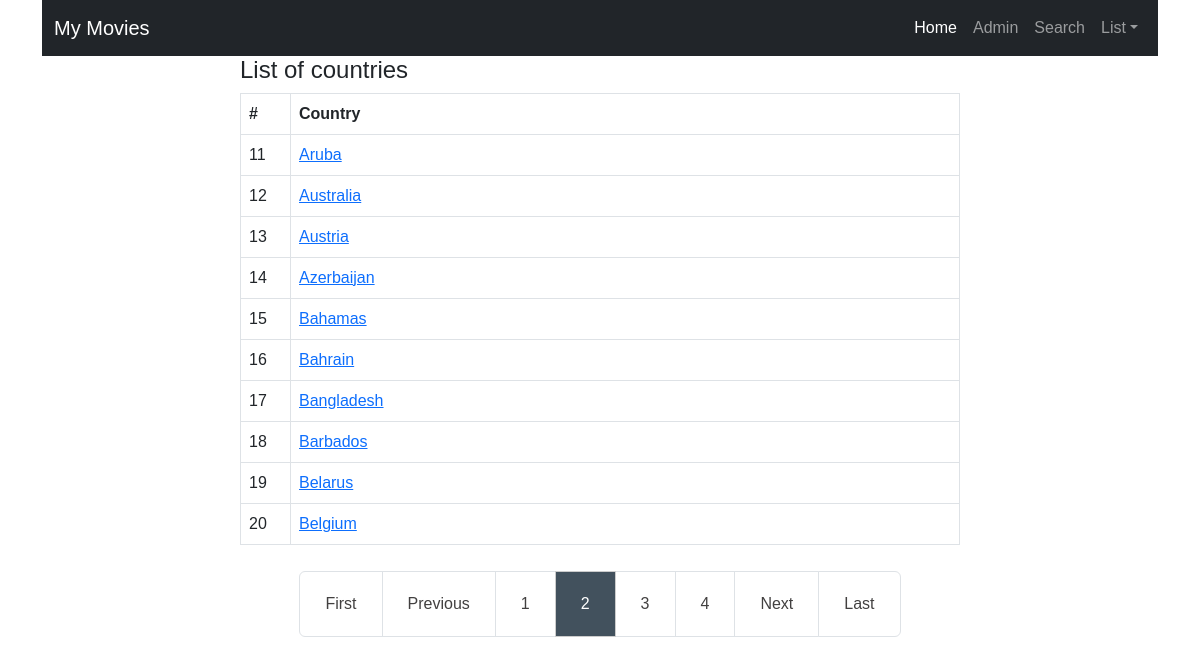
Page /movieapp/country_list/?page=2 on the committed database.
### movieapp/models.py (models this page shows, shortened)
class Country (models.Model):
    common = models.CharField(max_length=100)
    official = models.CharField(max_length=100)
    capital = models.CharField(max_length=100)
    region = models.CharField(max_length=100)
    subregion = models.CharField(max_length=100, null=True, blank=True)  # true ja blank on vajalik et kui andmevälio on tühi või o
    flag = models.CharField(max_length=255)
    map = models.CharField(max_length=255)
    def __str__(self):
        return self.common
    class Meta:
        ordering = ['common']
        verbose_name_plural = 'countries'

### movieapp/views.py (the view)
# urls.py: path('country_list/', views.CountryListView.as_view(), name='country_list'),  # Movie List View
class CountryListView(ListView):
    model = Country
    queryset = Country.objects.order_by("common")
    context_object_name = "countries"
    paginate_by = 10  # mitu rida lehel kuvab

### movieapp/templates/movieapp/country_list.html
{% extends "base.html" %}
{% block main %}
    <div class="container">
        <div class="row">
            <div class="col-8 mx-auto">
                <h4>List of countries</h4>
                <table class="table table-bordered">
                    <thead>
                    <tr>
                        <th style="width: 50px;">#</th>
                        <th>Country</th>
                    </tr>
                    </thead>
                    <tbody>
                    {% for country in countries %}
                        <tr>
                            <td>{{ page_obj.start_index|add:forloop.counter0 }}</td>
                            <td><a href="{% url "movieapp:country_detail" pk=country.id %}">{{ country }}</a></td>
                        </tr>
                    {% endfor %}
                    </tbody>
                </table>
            </div>
        </div>
    </div>
    <div class="pagination-container">
        <ul class="pagination">
            {% if page_obj.has_previous %}
                <li class="page-item">
                    <a class="page-link" href="?page=1">First</a>
                </li>
                <li class="page-item">
                    <a class="page-link" href="?page={{ page_obj.previous_page_number }}">Previous</a>
                </li>
            {% endif %}
            {% for page_num in page_obj.paginator.page_range %}
                {% if page_obj.number >= page_num|add:"-2" and page_obj.number <= page_num|add:"2" %}
                    <li class="page-item">
                        <a class="page-link {% if page_num == page_obj.number %}active{% endif %}" href="?page={{ page_num }}">{{ page_num }}</a>
                    </li>
                {% endif %}
            {% endfor %}
            {% if page_obj.has_next %}
                <li class="page-item">
                    <a class="page-link" href="?page={{ page_obj.next_page_number }}">Next</a>
                </li>
                <li class="page-item">
                    <a class="page-link" href="?page={{ page_obj.paginator.num_pages }}">Last</a>
                </li>
            {% endif %}
        </ul>
    </div>
{% endblock %}

### templates/base.html (style rules this page uses)
* { margin: 0; padding: 0; font-family: sans-serif; }
.container .pagination { display: flex; justify-content: center; margin-top: 10px; }
.container .pagination li a { position: relative; padding: 20px 25px; text-decoration: none; color: #424040; font-weight: 500; }
.pagination .page-link.active { background-color: #42515d; color: #ffffff; border-color: #ccc; }

### rows in the picture
Country: start_index|add "11", common "Aruba"
Country: start_index|add "12", common "Australia"
Country: start_index|add "13", common "Austria"
Country: start_index|add "14", common "Azerbaijan"
Country: start_index|add "15", common "Bahamas"
Country: start_index|add "16", common "Bahrain"
Country: start_index|add "17", common "Bangladesh"
Country: start_index|add "18", common "Barbados"
Country: start_index|add "19", common "Belarus"
Country: start_index|add "20", common "Belgium"

### other values in the picture
{{ page_num }} "1" "2" "3" "4"
